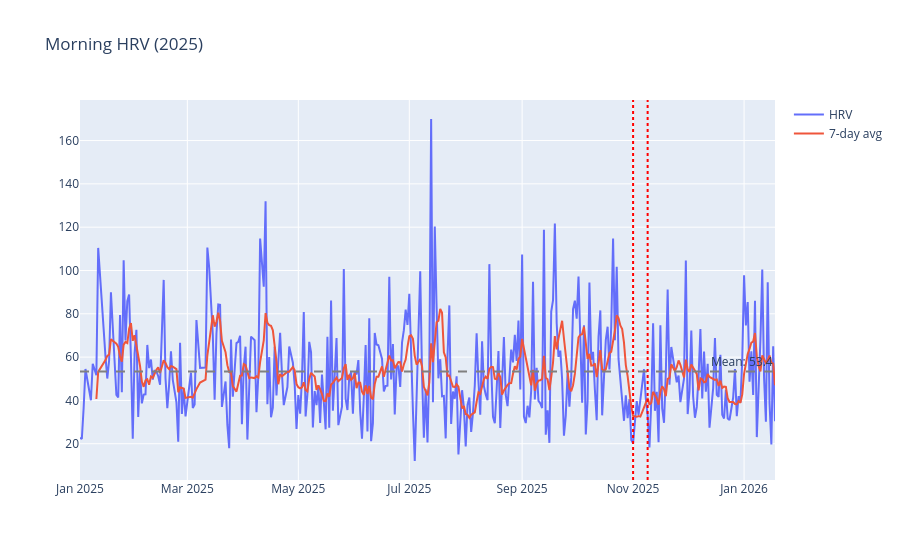

Notebook code for this chart:
### Code cell
import plotly.graph_objects as go

hrv = pd.read_sql("""
  SELECT date(start_date, '-5 hours') as day, quantity as value
  FROM health_samples 
  WHERE type = 'HKQuantityTypeIdentifierHeartRateVariabilitySDNN'
    AND time(start_date) BETWEEN '04:00' AND '14:00'
    AND start_date >= '2025-01-01'
  ORDER BY start_date
""", conn)

daily = hrv.groupby('day')['value'].first().reset_index()
daily['rolling_7'] = daily['value'].rolling(7).mean()
baseline = daily['value'].mean()

races = ['2025-11-01', '2025-11-09']

fig = go.Figure()
fig.add_trace(go.Scatter(x=daily['day'], y=daily['value'], mode='lines', name='HRV'))
fig.add_trace(go.Scatter(x=daily['day'], y=daily['rolling_7'], mode='lines', name='7-day avg'))
fig.add_hline(y=baseline, line_dash="dash", line_color="gray", annotation_text=f"Mean: {baseline:.1f}")

for race in races:
    fig.add_vline(x=race, line_dash="dot", line_color="red")

fig.update_layout(title='Morning HRV (2025)')
fig.show()

### Figure 1 — Plotly figure (JSON) as saved in the notebook; plotly's stock layout.template omitted (floating-point values rounded to 4 significant figures; data arrays with more than 128 entries replaced by an {"elided": "..."} marker saying what was removed)
{"data": [{"mode": "lines", "name": "HRV", "type": "scatter", "x": {"elided": "353 str values"}, "y": {"elided": "353 float values"}}, {"mode": "lines", "name": "7-day avg", "type": "scatter", "x": {"elided": "353 str values"}, "y": {"elided": "353 float values"}}], "layout": {"annotations": [{"showarrow": false, "text": "Mean: 53.4", "x": 1, "xanchor": "right", "xref": "x domain", "y": 53.35, "yanchor": "bottom", "yref": "y"}], "shapes": [{"line": {"color": "gray", "dash": "dash"}, "type": "line", "x0": 0, "x1": 1, "xref": "x domain", "y0": 53.35, "y1": 53.35, "yref": "y"}, {"line": {"color": "red", "dash": "dot"}, "type": "line", "x0": "2025-11-01", "x1": "2025-11-01", "xref": "x", "y0": 0, "y1": 1, "yref": "y domain"}, {"line": {"color": "red", "dash": "dot"}, "type": "line", "x0": "2025-11-09", "x1": "2025-11-09", "xref": "x", "y0": 0, "y1": 1, "yref": "y domain"}], "title": {"text": "Morning HRV (2025)"}}}
